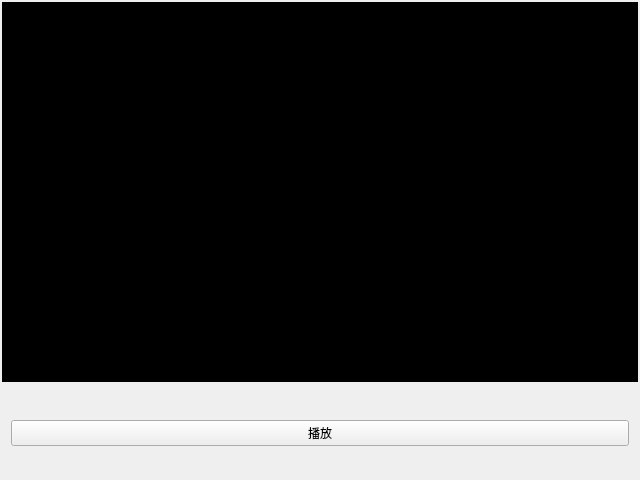
<?xml version="1.0" encoding="UTF-8"?>
<ui version="4.0">
 <class>MediaPlayer</class>
 <widget class="QWidget" name="MediaPlayer">
  <property name="geometry">
   <rect>
    <x>0</x>
    <y>0</y>
    <width>640</width>
    <height>480</height>
   </rect>
  </property>
  <property name="minimumSize">
   <size>
    <width>640</width>
    <height>480</height>
   </size>
  </property>
  <property name="windowTitle">
   <string>Form</string>
  </property>
  <layout class="QVBoxLayout" name="verticalLayout_2">
   <property name="leftMargin">
    <number>1</number>
   </property>
   <property name="topMargin">
    <number>1</number>
   </property>
   <property name="rightMargin">
    <number>1</number>
   </property>
   <property name="bottomMargin">
    <number>1</number>
   </property>
   <item>
    <layout class="QVBoxLayout" name="verticalLayout">
     <property name="leftMargin">
      <number>1</number>
     </property>
     <property name="topMargin">
      <number>1</number>
     </property>
     <property name="rightMargin">
      <number>1</number>
     </property>
     <property name="bottomMargin">
      <number>1</number>
     </property>
     <item>
      <widget class="QWidget" name="videoWidget" native="true">
       <property name="styleSheet">
        <string notr="true">background:rgb(0,0,0);</string>
       </property>
      </widget>
     </item>
     <item>
      <widget class="QWidget" name="widget_2" native="true">
       <property name="maximumSize">
        <size>
         <width>16777215</width>
         <height>90</height>
        </size>
       </property>
       <layout class="QVBoxLayout" name="verticalLayout_4">
        <item>
         <layout class="QVBoxLayout" name="verticalLayout_3">
          <item>
           <widget class="QPushButton" name="pushButton">
            <property name="text">
             <string>播放</string>
            </property>
           </widget>
          </item>
         </layout>
        </item>
       </layout>
      </widget>
     </item>
    </layout>
   </item>
  </layout>
 </widget>
 <resources/>
 <connections/>
</ui>
